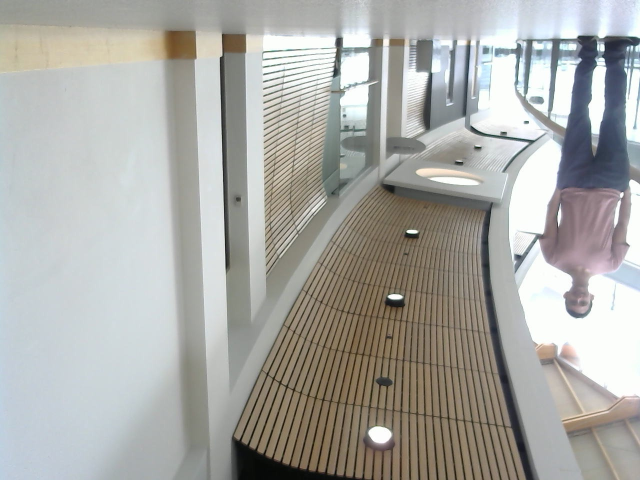
#> input picture ai_server/received_image.JPG, 1280 x 960 px (shown at 1/2 size)
$ python -i human_recogYolo.py   (imports and definitions only)
#> lines starting #> are read from the running program, lines starting #| are printed output that depends on the picture
import boto3
import cv2
from PIL import Image, ImageEnhance

# [67 lines left out: functions detect_humans, calculate_distance_to_center, enhance_image, not called in this run]


def enhance_image_2(input_image_path, output_image_path):
    # Read the image
#> called with input_image_path = 'received_image.JPG', output_image_path = 'out.png'
    image = cv2.imread(input_image_path)
#> image is the input picture: shape (960, 1280, 3); mean B, G, R 165.5, 169.6, 169.5

    # Convert the image to grayscale
    gray = cv2.cvtColor(image, cv2.COLOR_BGR2GRAY)
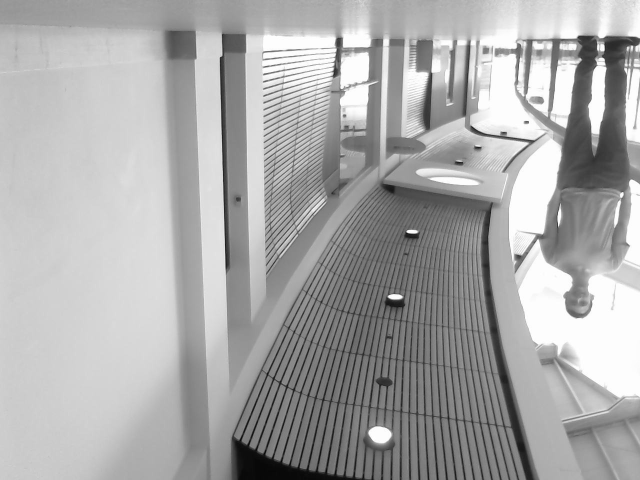
#> gray: shape (960, 1280) (shown at 1/2 size); min 1, max 255, mean 169.1

    # Reduce noise using a Gaussian blur
    blurred = cv2.GaussianBlur(gray, (5, 5), 0)

    # Enhance contrast using histogram equalization
    enhanced = cv2.equalizeHist(blurred)
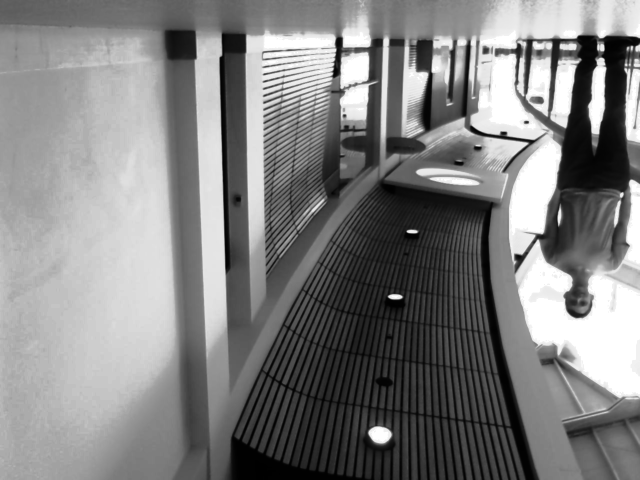
#> enhanced: shape (960, 1280) (shown at 1/2 size); min 0, max 255, mean 128.7

    # Increase sharpness using unsharp masking
    unsharp = cv2.addWeighted(enhanced, 1.5, blurred, -0.5, 0)
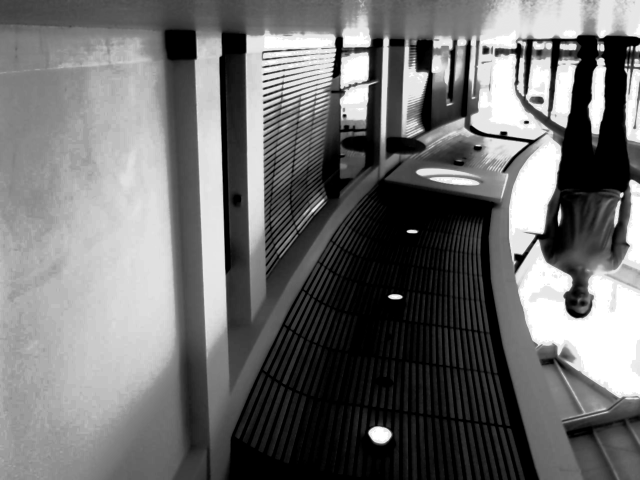
#> unsharp: shape (960, 1280) (shown at 1/2 size); min 0, max 255, mean 110.5

    # Save the enhanced image
    cv2.imwrite(output_image_path, unsharp)


# Example usage
# [20 lines not run here, left out]

>>> result = enhance_image_2('received_image.JPG', 'out.png')

$ run again, on ai_server/temp2.jpg
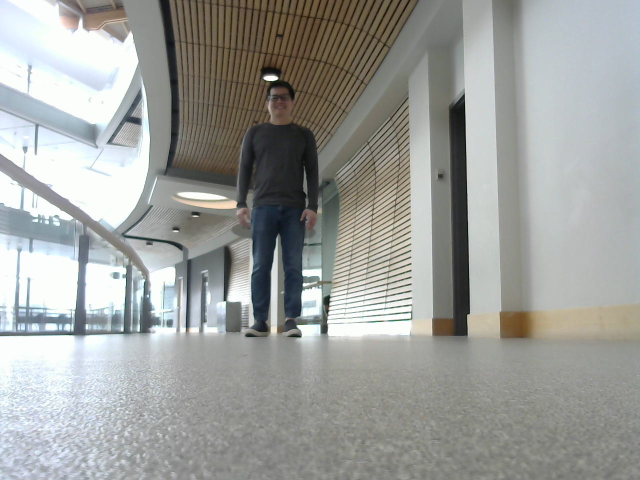
#> input picture ai_server/temp2.jpg, 1280 x 960 px (shown at 1/2 size)
#> in enhance_image_2, image is the input picture: shape (960, 1280, 3); mean B, G, R 155.5, 158.7, 156.8
#> in enhance_image_2, `enhanced = cv2.equalizeHist(blurred)`:
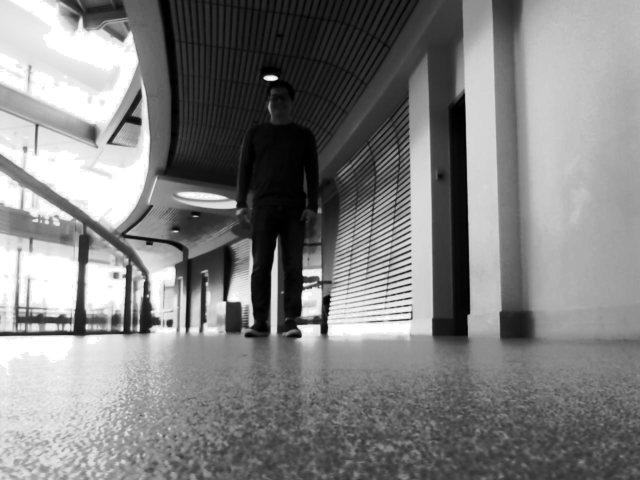
#> enhanced: shape (960, 1280) (shown at 1/2 size); min 0, max 255, mean 128.7
#> in enhance_image_2, `unsharp = cv2.addWeighted(enhanced, 1.5, blurred, -0.5, 0)`:
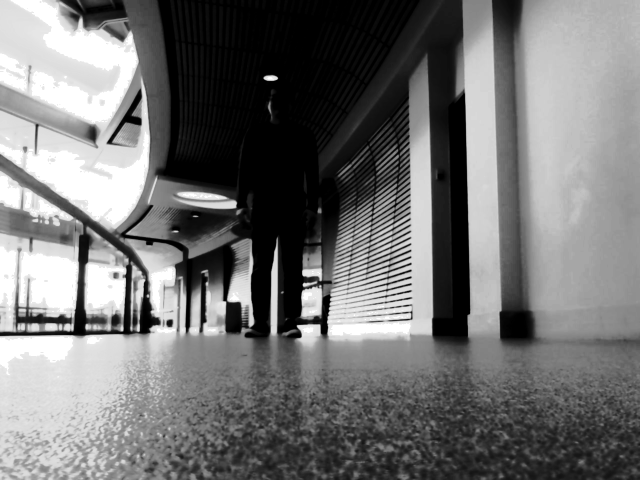
#> unsharp: shape (960, 1280) (shown at 1/2 size); min 0, max 255, mean 114.9
